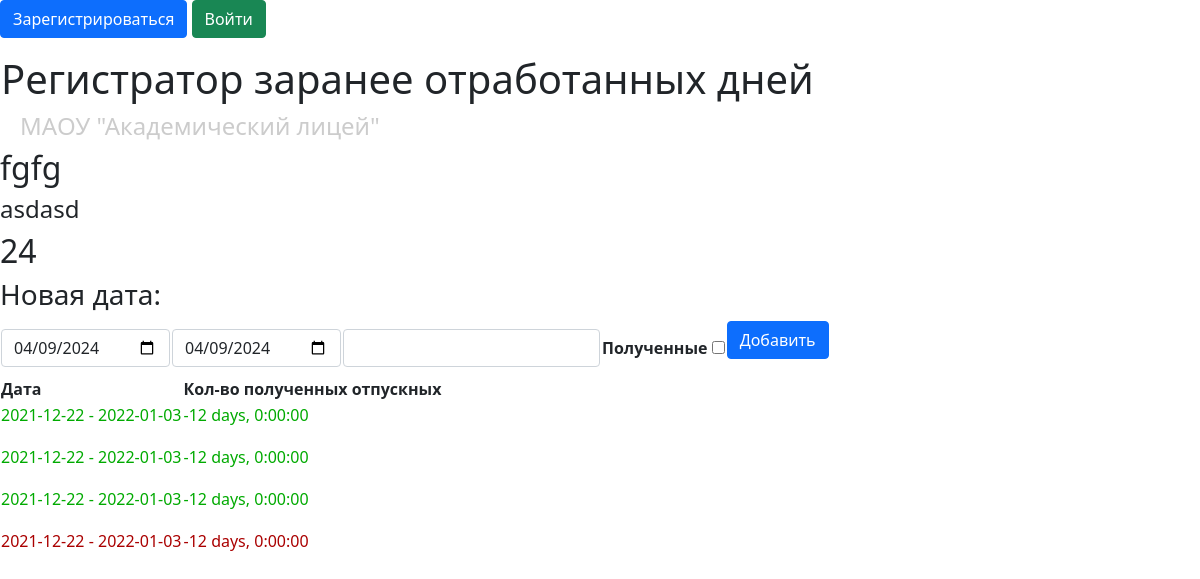
Screenshot of /teacher/1 with the database file from the repository.
### data/teachers.py (models this page shows)
class Teacher(SqlAlchemyBase, UserMixin, SerializerMixin):
    __tablename__ = 'teachers'
    id = sqlalchemy.Column(sqlalchemy.Integer,
                           primary_key=True, autoincrement=True)
    count = sqlalchemy.Column(sqlalchemy.Integer, nullable=True, default=0)
    name = sqlalchemy.Column(sqlalchemy.String, nullable=True)
    object = sqlalchemy.Column(sqlalchemy.String, nullable=True, default=1)
    last_date = sqlalchemy.Column(sqlalchemy.DateTime)

### data/dates.py (models this page shows)
class Date(SqlAlchemyBase, UserMixin, SerializerMixin):
    __tablename__ = 'dates'
    id = sqlalchemy.Column(sqlalchemy.Integer,
                           primary_key=True, autoincrement=True)
    date_start = sqlalchemy.Column(sqlalchemy.DateTime, nullable=False)
    date_end = sqlalchemy.Column(sqlalchemy.DateTime, nullable=False)
    teach_id = sqlalchemy.Column(sqlalchemy.Integer, nullable=False)
    type = sqlalchemy.Column(sqlalchemy.Boolean, nullable=False)

### main.py (the view, shortened to what this page needs)
    @app.route('/teacher/<int:id>', methods=['GET', 'POST'])  # Страница учителя
    def teach(id):
        form = TeacherPage()
        db_sess = db_session.create_session()
        teacher = db_sess.query(Teacher).filter(Teacher.id == int(id)).first()
        dates = db_sess.query(Date).filter(Date.teach_id == int(id)).all()
        return render_template("teacher_page.html", title=teacher.name, teacher=teacher,
                               dates=dates, form=form)

### forms/teacher_page.py
class TeacherPage(FlaskForm):
    date_start = DateField("Дата начала", default=(datetime.now()))
    date_end = DateField("Дата завершения", default=(datetime.now()))
    duration = IntegerField("Продолжительность")
    get = BooleanField("Полученные")
    submit = SubmitField("Добавить")

### data/db_session.py (called while the page is built)
def create_session() -> Session:
    global __factory
    return __factory()

### templates/teacher_page.html (shortened to what this page needs)
{% extends "base.html" %}
{% block content %}
<h2>{{teacher.name}}</h2>
<h4>{{teacher.object}}</h4>
<h2>{{teacher.count}}</h2>
<h3>Новая дата:</h3>
<form action="" method="post">
        <table>
            <thead>
                <tr>
                    <th>{{ form.date_start(class="form-control", type="date") }}</th>
                    <th>{{ form.date_end(class="form-control", type="date") }}</th>
                    <th>{{ form.duration(class="form-control", type="label") }}</th>
                    <th>{{ form.get.label}} {{ form.get }}</th>
                    <th><p>{{ form.submit(type="submit", class="btn btn-primary") }} </p>
                        <p>{{message}}</p></th>
                </tr>
            </thead>
        </table>
</form>
    <table>
        <thead>
            <tr>
                <th>Дата</th>
                <th>Кол-во полученных отпускных</th>
            </tr>
        </thead>
        {% for action in dates %}
        <tbody>
            {% if action.type == 1 %}
                <tr>
                    <td><p style="color:#00AA00">{{action.date_start.date()}} - {{action.date_end.date()}}</p></td>
                    <td><p style="color:#00AA00">{{action.date_start.date() - action.date_end.date()}}</p></td>
                </tr>
            {% else %}
                <tr>
                    <td><p style="color:#AA0000">{{action.date_start.date()}} - {{action.date_end.date()}}</p></td>
                    <td><p style="color:#AA0000">{{action.date_start.date() - action.date_end.date()}}</p></td>
                </tr>
            {% endif %}
        </tbody>
        {% endfor %}
    </table>
{% endblock %}

### templates/base.html (shortened to what this page needs)
<!DOCTYPE html>
<html lang="en">
<head>
    <link rel="stylesheet" type="text/css" href="/static/css/base.css" />
    <link rel="stylesheet"
                    href="https://cdn.jsdelivr.net/npm/bootstrap@5.0.0-beta1/dist/css/bootstrap.min.css"
>
</head>
<body>
    <table class="text">
        <tr>
            <td><h1>Регистратор заранее отработанных дней</h1></td>
            {% if current_user.is_authenticated %}
            <td><h2><a href="/teachers_view">Учителя</a></h2></td>
            <td><h2><a href="/add_teach">Добавить учителя</a></h2></td>
            <td class="rightcol">
                <a class="navbar-brand" href="/logout">{{current_user.name}} {{ current_user.surname }}</a>
                {% else %}
                <p>
                    <a class="btn btn-primary " href="/register">Зарегистрироваться</a>
                    <a class="btn btn-success" href="/login">Войти</a>
                </p></td>
        {% endif %}
        </tr>
    </table>
    <h4 class="motto">МАОУ "Академический лицей"</h4>
    {% block content %}{% endblock %}
</body>
</html>

### Сайт компании/static/css/base.css (style rules this page uses)
.motto { margin-left: 20px; color: #CCCCCC; }
table.text { width: 100%; border-spacing: 0; }
table.text td { width: 50%; vertical-a }

### templates/base.html (style rules this page uses)
table.text { width: 100%; border-spacing: 0; }
table.text td { width: 20%; / vertical-align: top; }
BODY { background: url(/static/img/icon_on_top.jpg) no-repeat 400px 200px; background-size: 1500px; }

### rows the page displays
Teacher: name "fgfg", object "asdasd", count "24"
Date: date_start "2021-12-22", date_end "2022-01-03", action.date_start.date()-action.date_end.date() "-12 days, 0:00:00"
Date: date_start "2021-12-22", date_end "2022-01-03", action.date_start.date()-action.date_end.date() "-12 days, 0:00:00"
Date: date_start "2021-12-22", date_end "2022-01-03", action.date_start.date()-action.date_end.date() "-12 days, 0:00:00"
Date: date_start "2021-12-22", date_end "2022-01-03", action.date_start.date()-action.date_end.date() "-12 days, 0:00:00"
